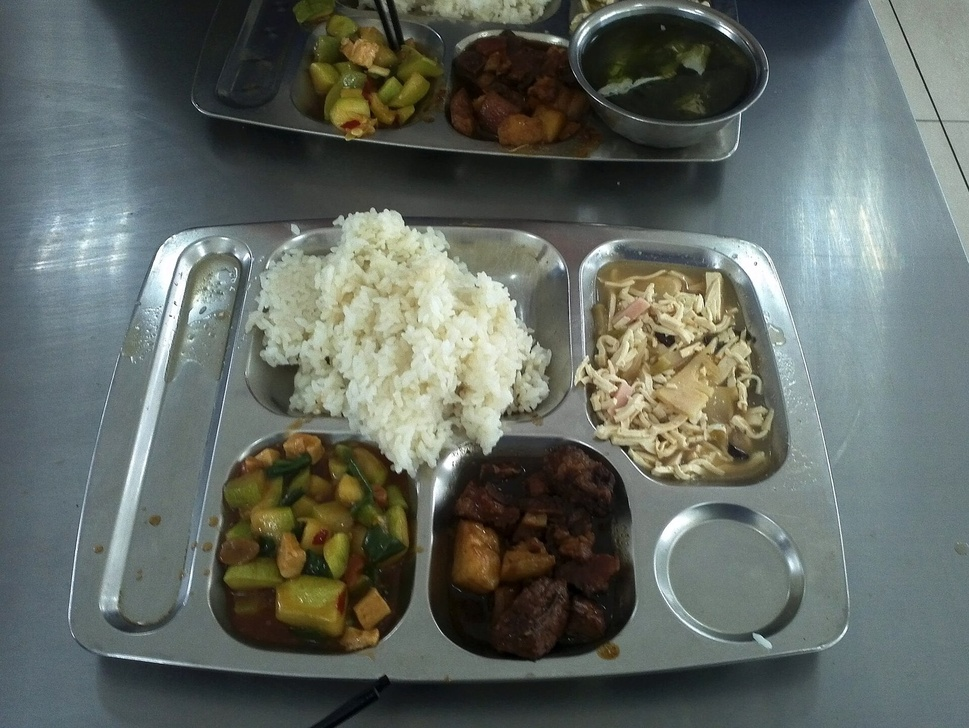
#> input picture design-lab/assets/photos/balance/canteen.jpg, 969 x 728 px, shrunk from 1600 x 1203 before the run
$ python -i cutout.py   (imports and definitions only)
#> lines starting #> are read from the running program, lines starting #| are printed output that depends on the picture; after the words box and inside, x2 and y2 are one past the last pixel; in counts of white or black regions, pixels touching at a corner belong together
"""사진 한 장에서 배경을 떼어 투명 PNG 로 — 표지에 쓸 물건 이미지를 만든다.

표지의 물건을 CSS 로 다시 그릴 필요가 없다. 원본 사진이 있으면 배경만 떼서 얹는 편이
깔끔하고, 이 랩이 이미 배운 것과도 맞는다 — **흉내보다 원본**(brand-poster 스킬 0절 4번).

    python -m poster.cutout 원본.jpg 토스플레이스 front2
    → assets/companies/토스플레이스/cutout/front2.png  (배경 투명)

어떻게 떼나: 제품 사진은 배경이 거의 단색이다. 네 변에서 시작해 **비슷한 색끼리 번져
나가며**(flood fill) 바깥을 지운다. 가운데서 시작하지 않으므로 물건 안의 흰색은 안 지워진다.
가장자리는 한 겹 부드럽게 눌러 톱니를 없앤다.

안 되는 사진: 배경이 복잡하거나(거리·무대) 물건 색이 배경과 같은 것. 그때는 말해 주고
멈춘다 — 반쯤 뜯긴 그림을 판에 올리면 판이 죽는다.
"""
from __future__ import annotations

import argparse
from collections import deque
from pathlib import Path

from PIL import Image, ImageFilter

LAB_DIR = Path(__file__).resolve().parent.parent


def cut(src: Path, tol: int = 26, feather: float = 1.2) -> tuple[Image.Image, float]:
    """(배경 뺀 RGBA, 지워진 비율). 지워진 비율이 너무 낮거나 높으면 실패로 본다."""
#> called with src = '../assets/photos/balance/canteen.jpg', tol = 26, feather = 1.2
    im = Image.open(src).convert("RGB")
#> im is the input picture: PIL image 969x728 RGB; mean R, G, B 98.4, 105.2, 98.5
    w, h = im.size
#> w = 969; h = 728
    px = im.load()
    seen = bytearray(w * h)
    q: deque[tuple[int, int]] = deque()

    def push(x: int, y: int) -> None:
        i = y * w + x
        if not seen[i]:
            seen[i] = 1
            q.append((x, y))

    # 네 변 전체가 시작점이다 — 바깥에서만 번진다
    for x in range(w):
        push(x, 0); push(x, h - 1)
    for y in range(h):
        push(0, y); push(w - 1, y)

    # 시작점들의 평균색을 배경색으로 본다
    edge = [px[x, 0] for x in range(0, w, max(1, w // 64))] + \
           [px[x, h - 1] for x in range(0, w, max(1, w // 64))] + \
           [px[0, y] for y in range(0, h, max(1, h // 64))] + \
           [px[w - 1, y] for y in range(0, h, max(1, h // 64))]
#> edge = 264 items, first 6: (70, 80, 89), (72, 82, 91), (91, 101, 111), (103, 118, 123), (90, 105, 110), (93, 108, 113)
    br = sum(c[0] for c in edge) / len(edge)
#> br = 85.29
    bg = sum(c[1] for c in edge) / len(edge)
#> bg = 96.19
    bb = sum(c[2] for c in edge) / len(edge)
#> bb = 96.55

    def near(c) -> bool:
        return abs(c[0] - br) <= tol and abs(c[1] - bg) <= tol and abs(c[2] - bb) <= tol

    out = bytearray(w * h)          # 1 = 배경(지움)
    while q:
        x, y = q.popleft()
        if not near(px[x, y]):
            continue
        out[y * w + x] = 1
        if x > 0: push(x - 1, y)
        if x < w - 1: push(x + 1, y)
        if y > 0: push(x, y - 1)
        if y < h - 1: push(x, y + 1)

    cleared = sum(out) / (w * h)
#> cleared = 0.198
    mask = Image.frombytes("L", (w, h), bytes(255 - v * 255 for v in out))
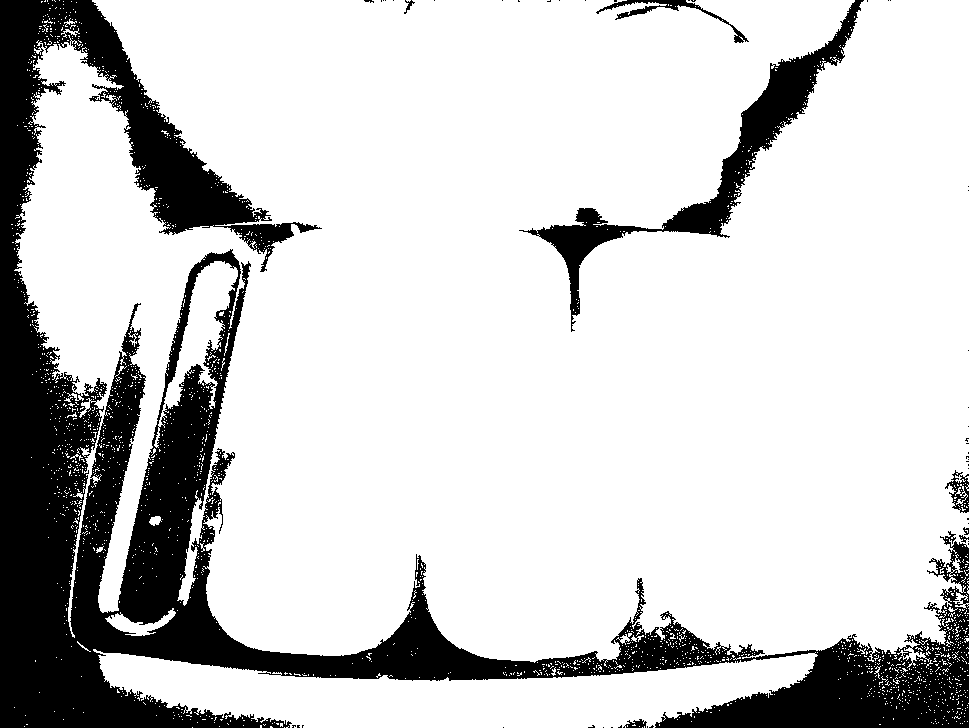
#> mask: PIL image 969x728 L; 80.2% white; 52 black regions (44 under 20 px), largest, box (x1, y1, x2, y2) and area: (0, 0, 969, 728) 127215, (519, 0, 864, 332) 11126, (596, 0, 749, 43) 849
    if feather:
        mask = mask.filter(ImageFilter.GaussianBlur(feather))
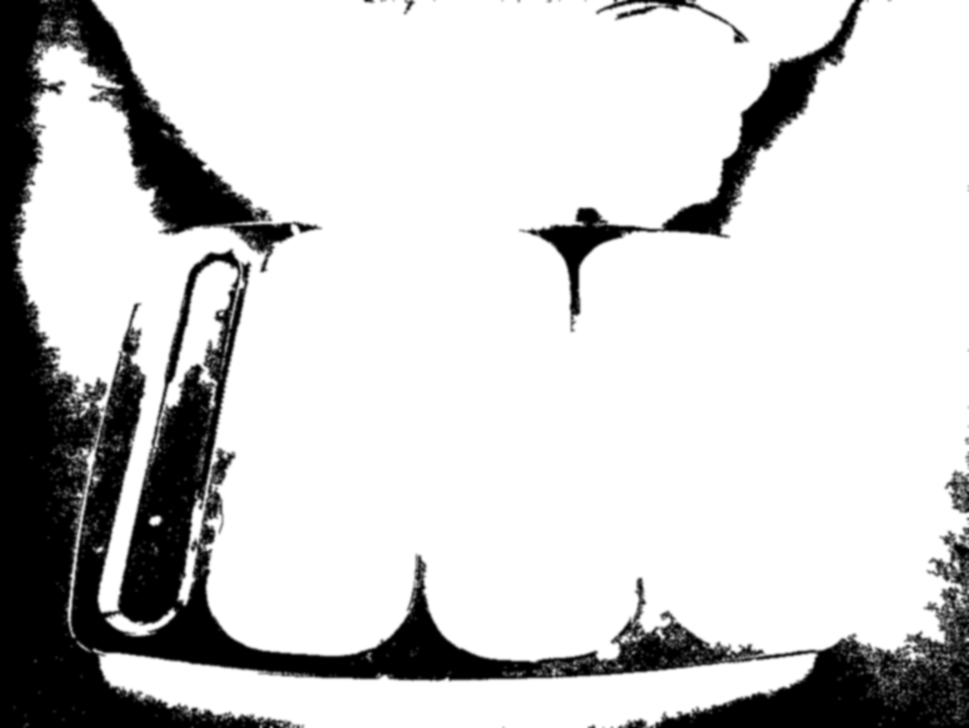
#> mask: PIL image 969x728 L; min 0, max 255, mean 204.4
    rgba = im.convert("RGBA")
    rgba.putalpha(mask)
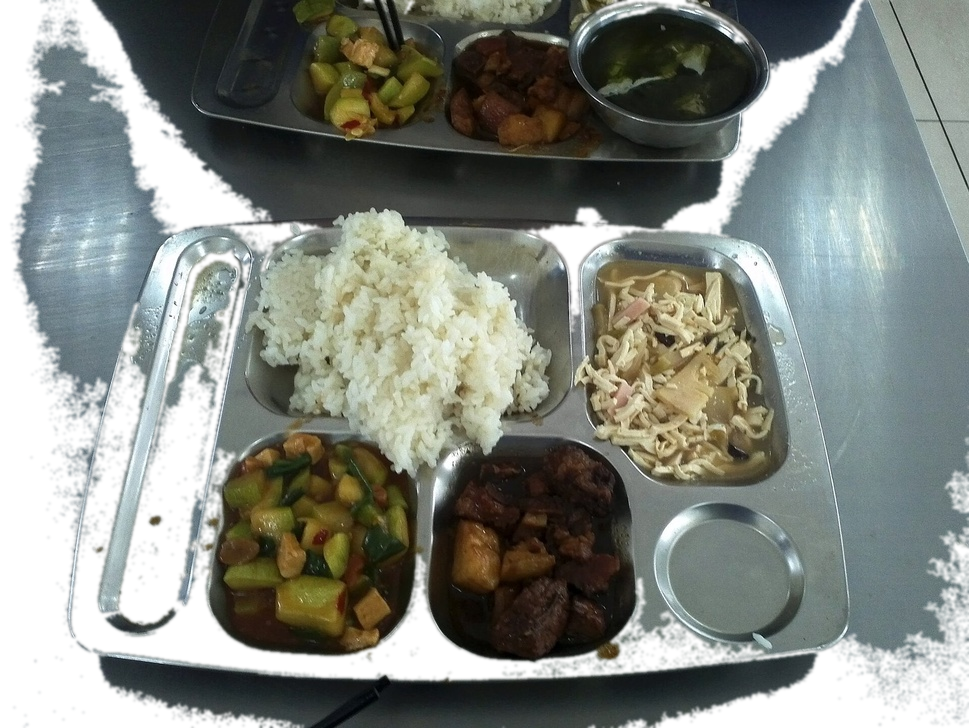
#> rgba: PIL image 969x728 RGBA; mean R, G, B, A 98.4, 105.2, 98.5, 204.4; transparent parts drawn white
    return rgba, cleared


def save(src: Path, company: str, name: str, **kw) -> Path:
    rgba, cleared = cut(src, **kw)
    if cleared < 0.08:
        raise SystemExit(f"[cutout] 배경을 거의 못 뗐다({cleared:.0%}) — 배경이 단색이 아닌 사진 같다. "
                         "다른 컷을 쓰거나 tol 을 올려 보라.")
    if cleared > 0.94:
        raise SystemExit(f"[cutout] 거의 다 지웠다({cleared:.0%}) — 물건 색이 배경과 같다. tol 을 낮춰 보라.")
    dest = LAB_DIR / "assets" / "companies" / company / "cutout" / f"{name}.png"
    dest.parent.mkdir(parents=True, exist_ok=True)
    rgba.save(dest)
    print(f"[cutout] 배경 {cleared:.0%} 제거 → {dest.relative_to(LAB_DIR)}")
    print(f"[cutout] 판에 쓰려면 brands/{company}.json 의 ui.images 에 "
          f'"cover": "assets/companies/{company}/cutout/{name}.png" 를 넣는다')
    return dest


def main() -> None:
    ap = argparse.ArgumentParser()
    ap.add_argument("src", type=Path, help="원본 사진(jpg/png)")
    ap.add_argument("company", help="brands/<회사>.json 의 회사 이름")
    ap.add_argument("name", help="저장할 이름(확장자 없이)")
    ap.add_argument("--tol", type=int, default=26, help="배경으로 볼 색 차이(기본 26)")
    ap.add_argument("--feather", type=float, default=1.2, help="가장자리 부드럽게(기본 1.2)")
    args = ap.parse_args()
    if not args.src.is_file():
        raise SystemExit(f"그런 파일이 없다: {args.src}")
    save(args.src, args.company, args.name, tol=args.tol, feather=args.feather)


# [2 lines not run here, left out]

>>> result = cut('../assets/photos/balance/canteen.jpg')

$ run again, on design-lab/assets/photos/balance/coins.jpg
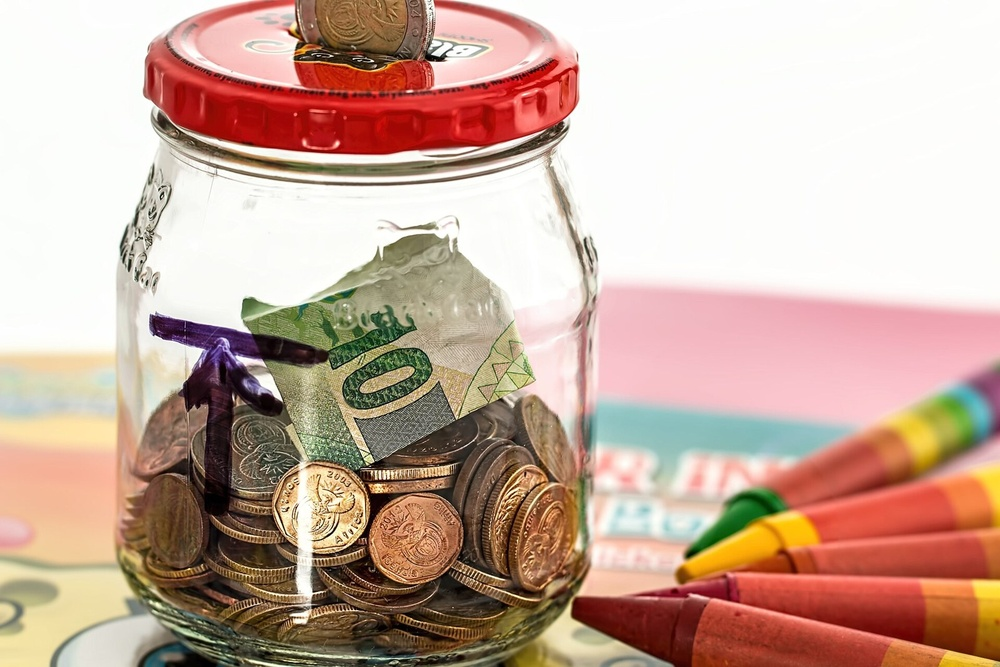
#> input picture design-lab/assets/photos/balance/coins.jpg, 1000 x 667 px, shrunk from 1600 x 1067 before the run
#> in cut, im is the input picture: PIL image 1000x667 RGB; mean R, G, B 200.3, 171.8, 157.1
#> edge = 268 items, first 6: (255, 255, 253), (253, 253, 251), (251, 251, 251), (253, 253, 251), (252, 254, 251), (253, 253, 251)
#> br = 209.5
#> bg = 188.8
#> bb = 167.6
#> the loop in cut, `while q:` made 9864 passes
#> (x, y) on passes 2 to 4: (0, 666), (1, 0), (1, 666)
#> cleared = 0.00699
#> in cut, `mask = Image.frombytes("L", (w, h), bytes(255 - v * 255 for v in out))`:
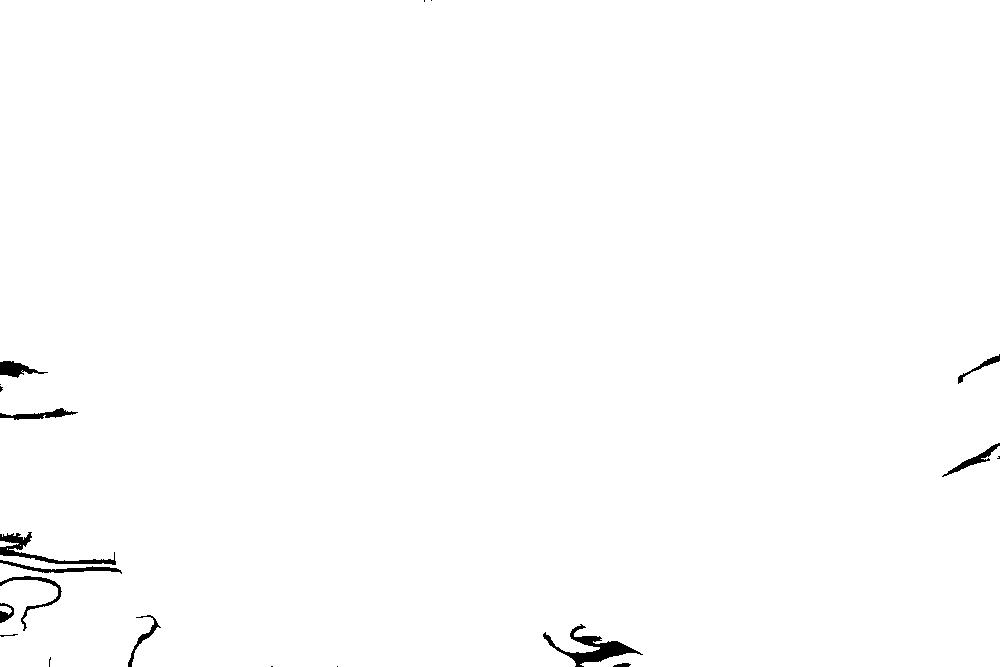
#> mask: PIL image 1000x667 L; 99.3% white; 20 black regions (8 under 20 px), largest, box (x1, y1, x2, y2) and area: (543, 624, 643, 667) 1165, (0, 532, 116, 565) 818, (0, 560, 122, 574) 442

$ run again, on design-lab/assets/photos/balance/corporate.jpg
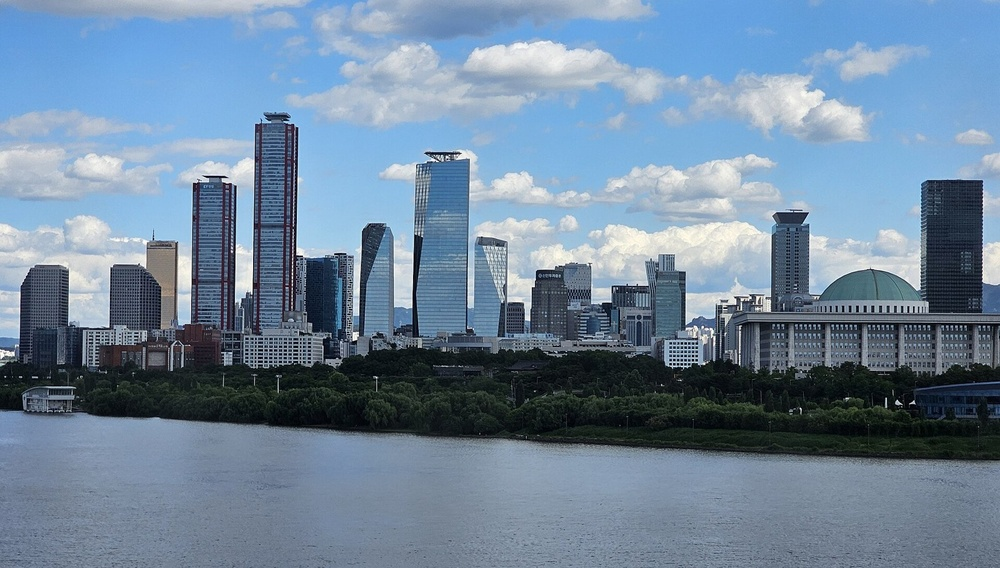
#> input picture design-lab/assets/photos/balance/corporate.jpg, 1000 x 568 px, shrunk from 1600 x 908 before the run
#> in cut, im is the input picture: PIL image 1000x568 RGB; mean R, G, B 111.6, 134.1, 156.3
#> edge = 276 items, first 6: (147, 166, 199), (139, 156, 184), (132, 152, 179), (136, 152, 177), (138, 156, 176), (143, 160, 178)
#> br = 123.1
#> bg = 146.3
#> bb = 172.1
#> the loop in cut, `while q:` made 110870 passes
#> (x, y) on passes 2, 5, 7: (0, 567), (2, 0), (3, 0)
#> cleared = 0.17
#> in cut, `mask = Image.frombytes("L", (w, h), bytes(255 - v * 255 for v in out))`:
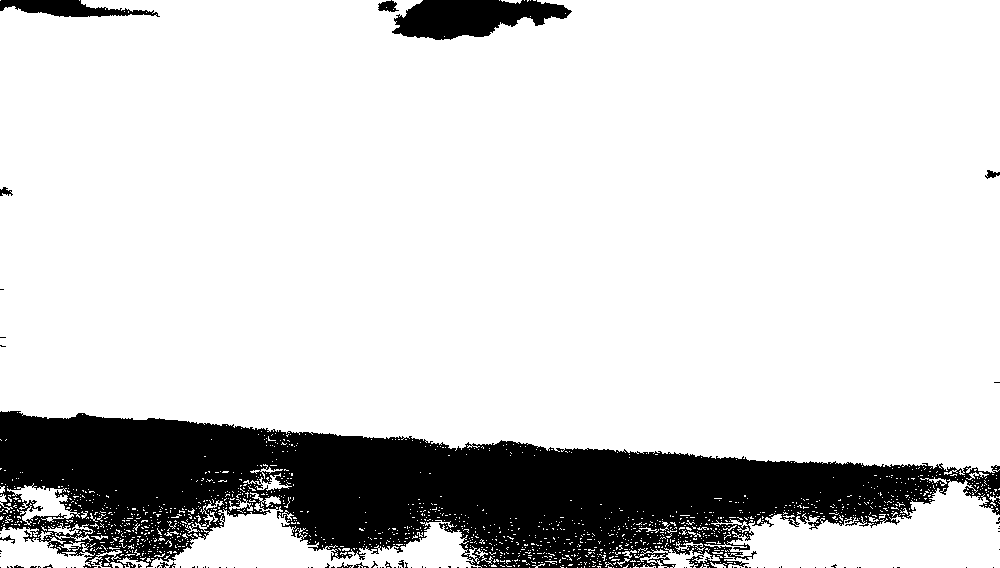
#> mask: PIL image 1000x568 L; 83% white; 97 black regions (85 under 20 px), largest, box (x1, y1, x2, y2) and area: (0, 411, 1000, 568) 89369, (392, 0, 572, 40) 4758, (0, 0, 160, 17) 1542
#> in cut, `rgba.putalpha(mask)`:
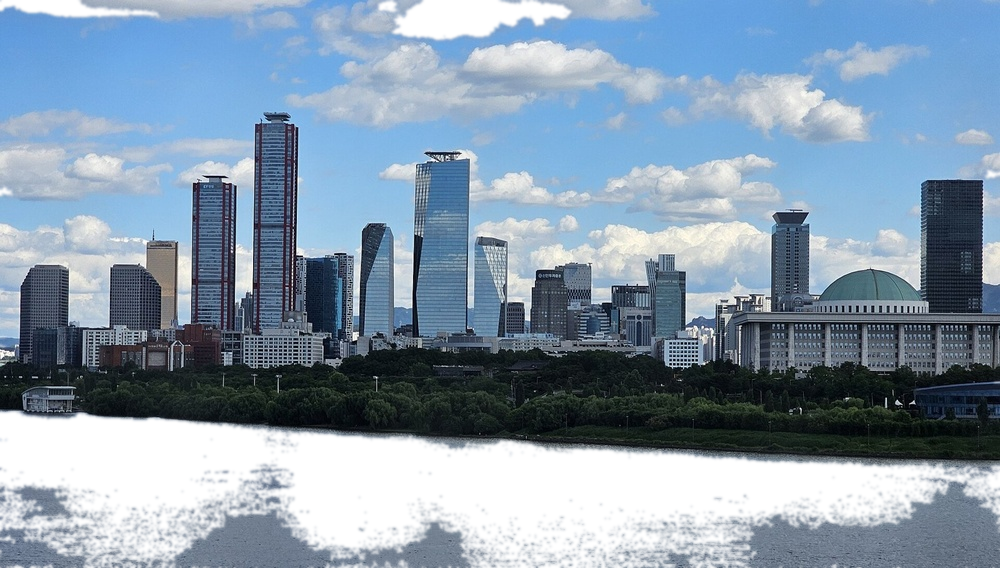
#> rgba: PIL image 1000x568 RGBA; mean R, G, B, A 111.6, 134.1, 156.3, 211.7; transparent parts drawn white
